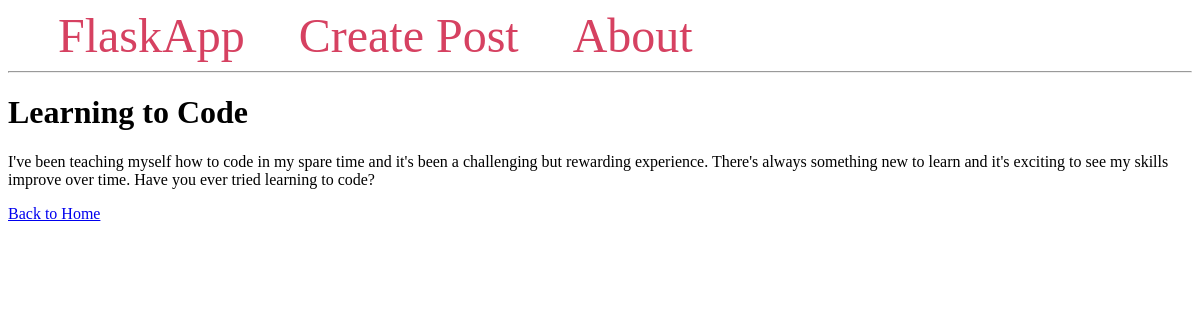
The page /post/5 on the database its author committed.
### tables this page shows
CREATE TABLE posts (
    id INTEGER PRIMARY KEY AUTOINCREMENT,
    created TIMESTAMP NOT NULL DEFAULT CURRENT_TIMESTAMP,
    title TEXT NOT NULL,
    content TEXT NOT NULL
);

### app.py (the view)
@app.route('/post/<int:post_id>')
def post(post_id):
    conn = get_db_connection()
    post = conn.execute('SELECT * FROM posts WHERE id = ?', (post_id,)).fetchone()
    conn.close()
    if post is None:
        abort(404)
    return render_template('post.html', post=post)

### app.py (called while the page is built)
def get_db_connection():
    conn = sqlite3.connect('database.db')
    conn.row_factory = sqlite3.Row
    return conn

### templates/post.html
{% extends 'base.html' %}
{% block content %}
  <h1>{{ post['title'] }}</h1>
  <p>{{ post['content'] }}</p>
  <a href="{{ url_for('index') }}">Back to Home</a>
{% endblock %}

### rows shown on the page
posts: title "Learning to Code", content "I've been teaching myself how to code in my spare time and it's been a challenging but rewarding experience. There's always something new to learn and it's exciting to see my skills improve over time. Have you ever tried learning to code?"
